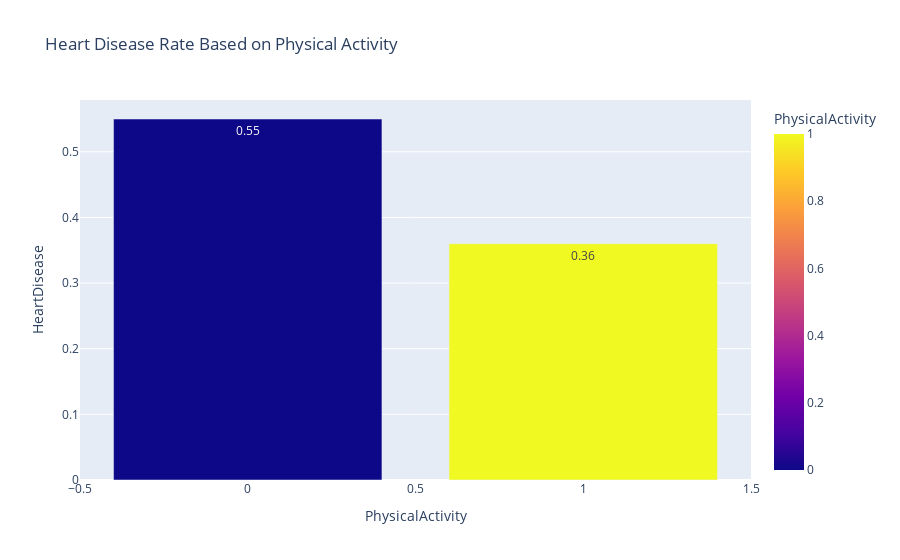

Write notebook code for a chart like this one.
### Code cell
fig = px.bar(np.around(full_data.groupby("PhysicalActivity")["HeartDisease"].mean().reset_index(),2),
              x="PhysicalActivity", y="HeartDisease",
              title="Heart Disease Rate Based on Physical Activity",
              text_auto=True,
              color="PhysicalActivity",
              color_discrete_sequence=px.colors.qualitative.Pastel)
fig.show()

### Figure 1 — Plotly figure (JSON) as saved in the notebook; plotly's stock layout.template omitted (floating-point values rounded to 4 significant figures)
{"data": [{"hovertemplate": "PhysicalActivity=%{marker.color}<br>HeartDisease=%{y}<extra></extra>", "legendgroup": "", "marker": {"color": [0, 1], "coloraxis": "coloraxis", "pattern": {"shape": ""}}, "name": "", "orientation": "v", "showlegend": false, "textposition": "auto", "texttemplate": "%{y}", "type": "bar", "x": [0, 1], "xaxis": "x", "y": [0.55, 0.36], "yaxis": "y"}], "layout": {"barmode": "relative", "coloraxis": {"colorbar": {"title": {"text": "PhysicalActivity"}}, "colorscale": [[0, "#0d0887"], [0.1111, "#46039f"], [0.2222, "#7201a8"], [0.3333, "#9c179e"], [0.4444, "#bd3786"], [0.5556, "#d8576b"], [0.6667, "#ed7953"], [0.7778, "#fb9f3a"], [0.8889, "#fdca26"], [1, "#f0f921"]]}, "legend": {"tracegroupgap": 0}, "title": {"text": "Heart Disease Rate Based on Physical Activity"}, "xaxis": {"anchor": "y", "domain": [0, 1], "title": {"text": "PhysicalActivity"}}, "yaxis": {"anchor": "x", "domain": [0, 1], "title": {"text": "HeartDisease"}}}}
